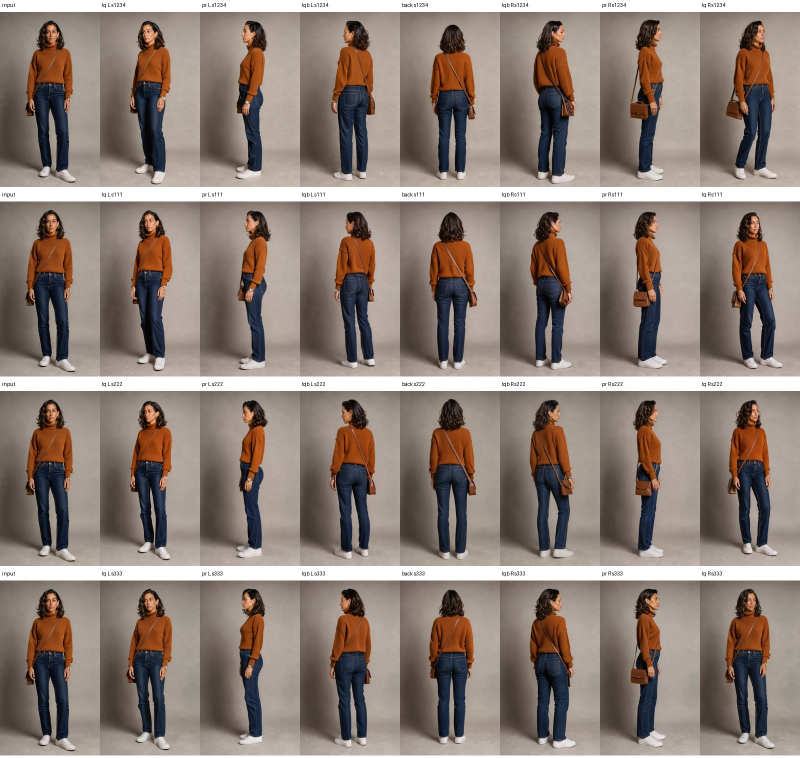
#> input picture .agents/mpi-kanban/tasks/MPI-1039/research/sheets/body_b6_src.jpg, 1600 x 1516 px (shown at 1/2 size)
$ python -i gaps.py   (imports and definitions only)
#> lines starting #> are read from the running program, lines starting #| are printed output that depends on the picture
"""MPI-1086 r44 prototype: find a character sheet's panel cuts from its pixels (the back pass assumed 25 | 25 | 50 and
left a ghost arm on Character Sheet from Images sheets, Fabio's eye test flowCSE_052). A column is EMPTY when the
picture barely changes along it (plain backdrop, gradient or not); the cuts are the middles of the first two runs of
empty columns between figures. Writes a contact sheet with the cuts drawn (red) over the old quarters (blue).
usage: gaps.py <out.jpg> <sheet.png>...
"""
import sys
import numpy as np
from PIL import Image, ImageDraw

W = 448   # measured on a small copy: the app does the same on a canvas
SPREAD = 0.4
MIN_GAP = 6   # columns (of W): a narrow lull inside a figure (between an arm and the hair) is not a gap


def cuts(path):
    im = Image.open(path).convert('L')
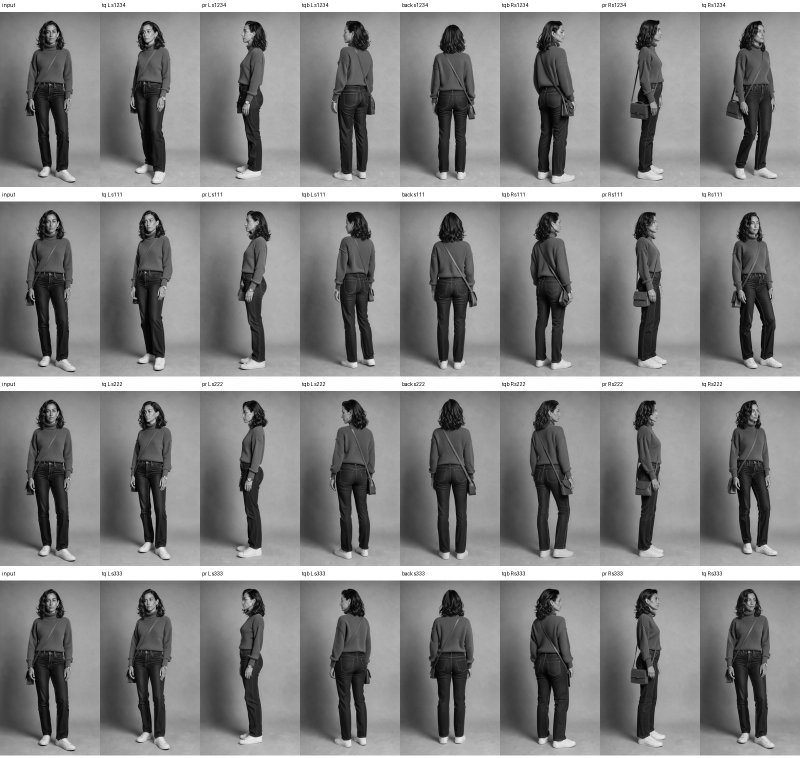
#> im: PIL image 1600x1516 L (shown at 1/2 size); min 0, max 255, mean 129.3
    h = round(im.height * W / im.width)
#> h = 424
    g = np.asarray(im.resize((W, h), Image.BILINEAR), dtype=float)
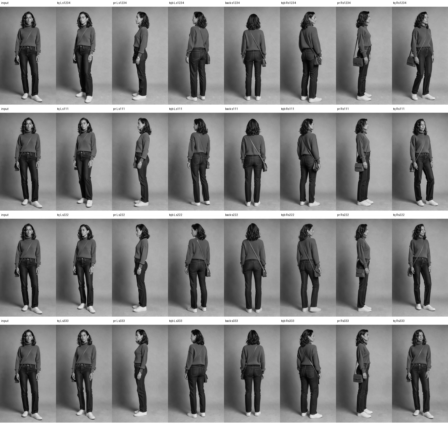
#> g: shape (424, 448) float64; min 3, max 255, mean 129.3
    # activity: how much the picture changes, vertically and horizontally, per column
    act = np.abs(np.diff(g, axis=0)).mean(0)
#> act = 448 values, max 14.27 at index 139, min 3.16 at index 211, mean 6.22
    act = np.maximum(act, np.pad(np.abs(np.diff(g, axis=1)).mean(0), (0, 1), mode='edge'))
#> act = 448 values, max 41.87 at index 391, min 3.16 at index 211, mean 9.16
    act = np.convolve(act, np.ones(5) / 5, mode='same')
#> act = 448 values, max 21.37 at index 29, min 2.07 at index 447, mean 9.15
    # ...and how far it strays from one colour top to bottom: a plain red dress barely changes along a column
    # (low activity) but is not the backdrop above and below it (CSE_001, CSE_011 cut through the figure)
    spread = np.convolve(g.std(0), np.ones(5) / 5, mode='same')
#> spread = 448 values, max 71.1 at index 82, min 16.68 at index 447, mean 44.89
    empty = (act < 0.25 * np.percentile(act, 90)) & (spread < SPREAD * np.percentile(spread, 90))
    runs, x = [], 0
    while x < W:
        if empty[x]:
            s = x
            while x < W and empty[x]:
                x += 1
            if s > 0 and x < W:   # a gap BETWEEN things, not the margin
                runs.append((s, x))
        else:
            x += 1
#> after the loop, runs = [(98, 101), (152, 162), (212, 219), (269, 270), (323, 326), (373, 385)]; x = 448
    runs = [r for r in runs if r[1] - r[0] >= MIN_GAP]
#> runs = [(152, 162), (212, 219), (373, 385)]
    if len(runs) < 2:
        return None
    return [((a + b) / 2) / W for a, b in runs[:2]]


# [16 lines not run here, left out]

>>> result = cuts('../../../MPI-1039/research/sheets/body_b6_src.jpg')
#> result = [0.35, 0.481]

$ run again, on .agents/mpi-kanban/tasks/MPI-1039/research/sheets/body_b3.jpg
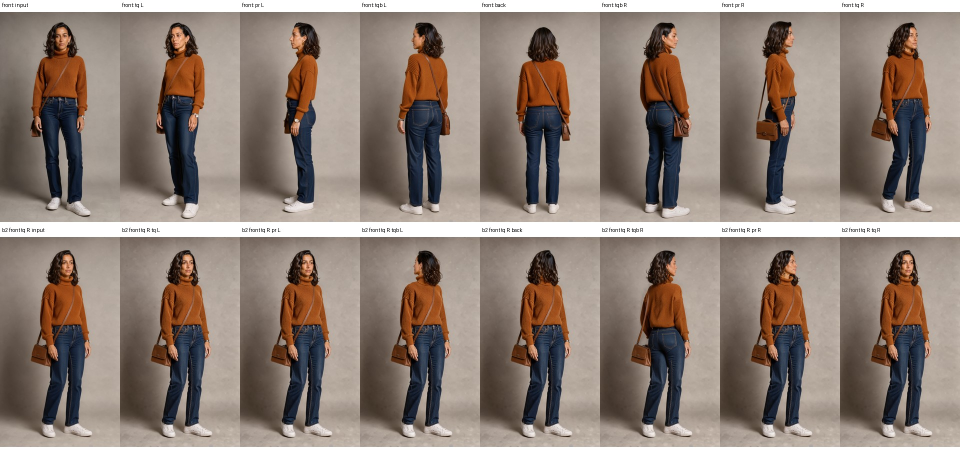
#> input picture .agents/mpi-kanban/tasks/MPI-1039/research/sheets/body_b3.jpg, 1920 x 900 px (shown at 1/2 size)
#> in cuts, `im = Image.open(path).convert('L')`:
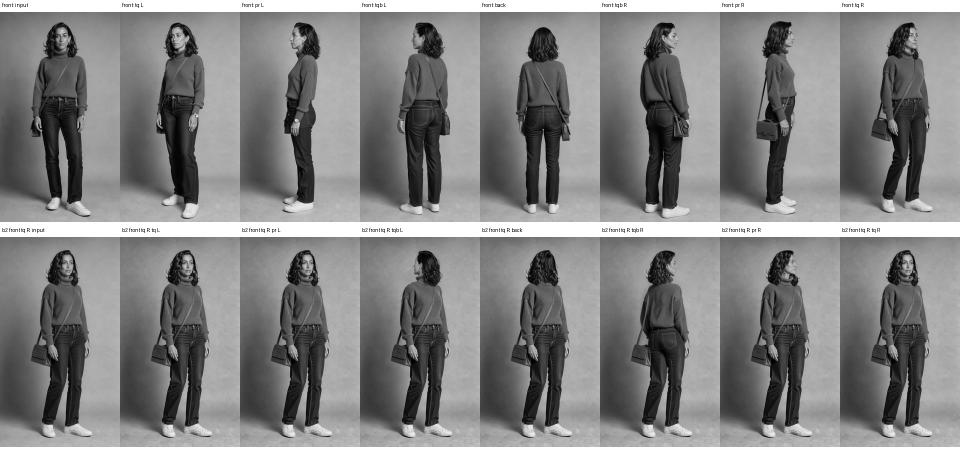
#> im: PIL image 1920x900 L (shown at 1/2 size); min 0, max 255, mean 129.8
#> in cuts, `g = np.asarray(im.resize((W, h), Image.BILINEAR), dtype=float)`:
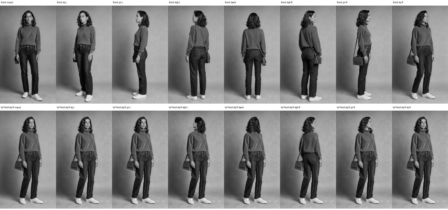
#> g: shape (210, 448) float64; min 4, max 255, mean 129.8
#> in cuts, `act = np.abs(np.diff(g, axis=0)).mean(0)`: act = 448 values, max 14.16 at index 138, min 3.18 at index 44, mean 6.75
#> in cuts, `act = np.maximum(act, np.pad(np.abs(np.diff(g, axis=1)).mean(0), (0, 1..`: act = 448 values, max 46 at index 335, min 3.18 at index 44, mean 9.71
#> in cuts, `act = np.convolve(act, np.ones(5) / 5, mode='same')`: act = 448 values, max 20.24 at index 300, min 2.07 at index 447, mean 9.69
#> spread = 448 values, max 68.41 at index 81, min 13.39 at index 447, mean 43.55
#> after the loop in cuts, `while x < W:`: runs = [(43, 53), (98, 109), (154, 165), (211, 221), (268, 277), (323, 333), (379, 389)]; x = 448
#> result = [0.107, 0.231]
